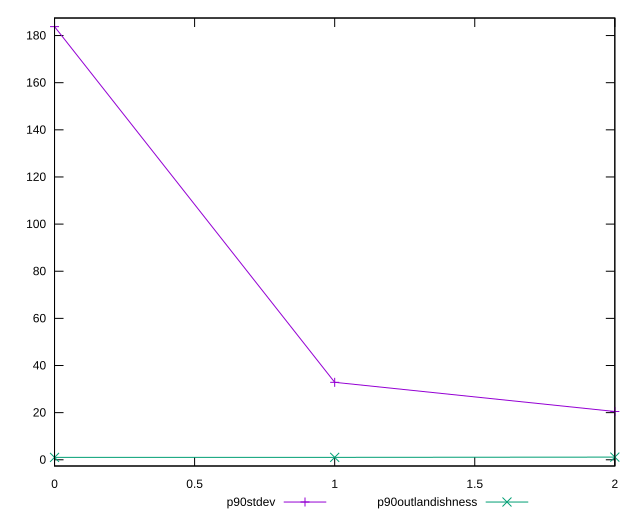

Write gnuplot code to recreate this figure.
reset

$p90Stdev <<EOF
0 183.7884703668986
1 32.86568021999881
2 20.480799139706477
EOF

$p90Outlandishness <<EOF
0 1.0158631093610613
1 1.0289426812404663
2 1.133552976442531
EOF

set key outside below
set xrange [0:2]
set yrange [-2.6395890357896894:187.44392251204934]
set trange [-2.6395890357896894:187.44392251204934]
set terminal svg size 640, 520 enhanced background rgb 'white'
set output "reports/report_00032_2021-02-25T10-28-15.087Z/speed-index/progression/stddev.svg"

plot $p90Stdev title "p90stdev" with linespoints, \
     $p90Outlandishness title "p90outlandishness" with linespoints

reset
